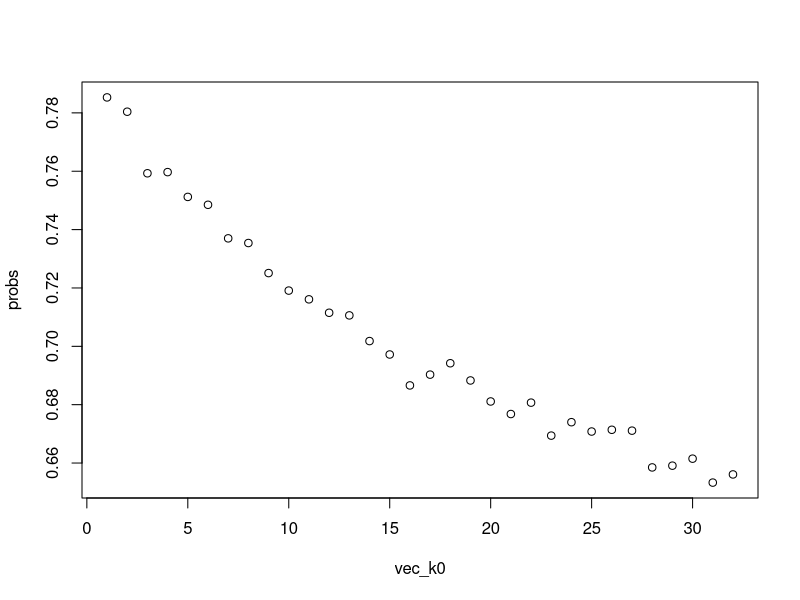
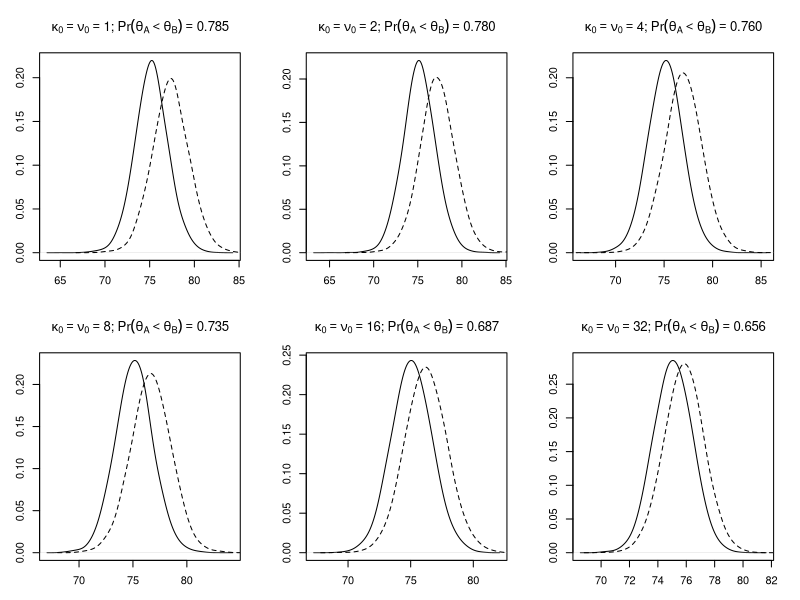

These charts were generated, in order, by the following R code:
calc_mun <- \(mu0, k0, y_bar, n) (k0 * mu0 + n * y_bar) / (k0 + n)

calc_sig2n <- function(mu0, k0, sig2_0, nu0, y_bar, s, n) {
  ss <- s^2 * (n - 1)
  numer <- nu0 * sig2_0 + ss + (k0 * n * (y_bar - mu0)^2) / (k0 + n)
  return(numer / (nu0 + n))
}

get_post_sample <- function(mu0, k0, s2_0, nu0, y_bar, s, n) {
  mc_size <- 10000
  s2n <- calc_sig2n(mu0, k0, s2_0, nu0, y_bar, s, n)
  nun <- nu0 + n
  s2n_post_mc <- 1 / rgamma(mc_size, nun / 2, s2n * nun / 2)

  mun <- calc_mun(mu0, k0, y_bar, n)
  kn <- k0 + n
  mu_post_mc <- rnorm(mc_size, mun, sqrt(s2n_post_mc / kn))

  return(mu_post_mc)
}

mu0 <- 75
sig2_0 <- 100

n_a <- n_b <- 16
y_bar_a <- 75.2
s_a <- 7.3
y_bar_b <- 77.5
s_b <- 8.1

get_post_sample_a <- \(k0, nu0) {
  get_post_sample(mu0, k0, sig2_0, nu0, y_bar_a, s_a, n_a)
}

get_post_sample_b <- \(k0, nu0) {
  get_post_sample(mu0, k0, sig2_0, nu0, y_bar_b, s_b, n_b)
}

vec_k0 <- vec_nu0 <- 1:32

post_sample_a <- mapply(get_post_sample_a, k0 = vec_k0, nu0 = vec_nu0)
post_sample_b <- mapply(get_post_sample_b, k0 = vec_k0, nu0 = vec_nu0)

probs <- apply(post_sample_a < post_sample_b, MARGIN = 2, FUN = mean)
names(probs) <- vec_k0
print(probs[c(1, 2, 4, 8, 16, 32)])
plot(vec_k0, probs)

png("fig/5-2.png", width = 600, height = 600, res = 100)
par(mfrow = c(2, 3), mar = c(3, 3, 4, 2))
for (i in c(1, 2, 4, 8, 16, 32)) {
  title <- bquote({
    kappa[0] == nu[0]
  } == .(as.character(i)) * ";"
  ~ Pr(theta[A] < theta[B]) == .(sprintf("%.3f", probs[i])))
  plot(specs <- density(post_sample_a[, i], adjust = 2), main = title)
  lines(density(post_sample_b[, i], bw = specs$bw), lty = "dashed")
}
dev.off()
